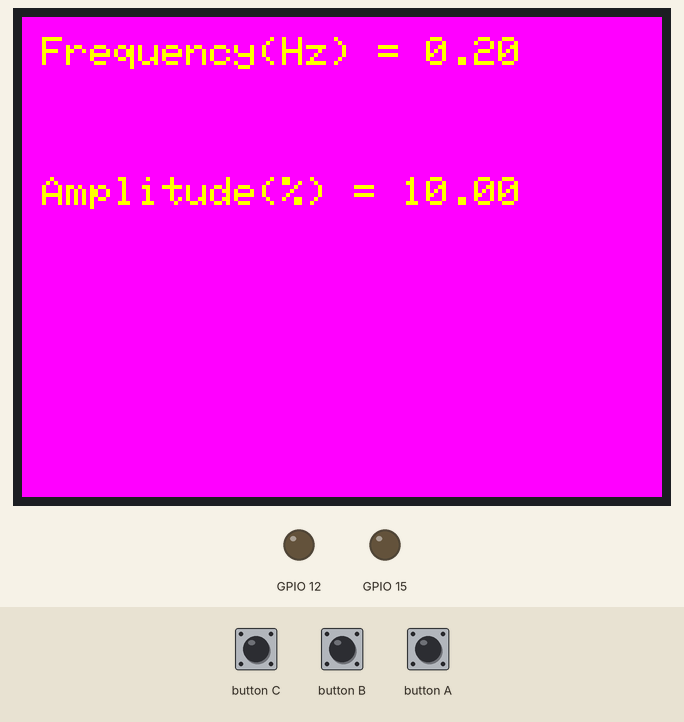
Recording of a sketch running on a simulated ESP32. Parts: 320×240 colour display, output pins drawn as LEDs (lit = HIGH). Inputs (shaded band) come from the test bench.

Above: at 1.5 s.
1.6 s: button C pressed for 0.2 s
3.3 s: button C pressed for 3.2 s
8.0 s: button B pressed for 3.2 s
Timing chart, 0 to 11.0 s (numbered marks = the images above; inputs shaded):
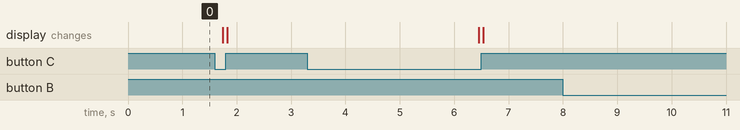

The sketch:

output_module.ino
```cpp
#include <M5Stack.h>
#include <Arduino.h>

int freqlvl = 1; //input1;
int ampllvl = 1; //input2;
float i = 0;
float j = 0;
void setup() {
  M5.begin();
  M5.Lcd.begin();
  ledcSetup(1, 1000, 8);
  ledcSetup(2, 1000, 8);
  ledcAttachPin(12, 1);
  ledcAttachPin(15, 2);
  M5.Lcd.setTextColor(YELLOW);
  M5.Lcd.setTextSize(2);  //appropriate text size to ensure text fits within the screen
}

void loop() {
  M5.update();
  M5.Lcd.fillScreen(PINK); //sets background to pink to erase previous text on screen
  M5.Lcd.setCursor(10 , 10); //set cursor to same position every time so relevant texts print on same positions as previously

//if statement to check if frequency level value is valid or not
  if(freqlvl<6 && freqlvl>0){
    i = 0.2+0.15*(freqlvl-1); //formula derived to match given specifications in MainTaskDetails_2021.pdf
    M5.Lcd.print("Frequency(Hz) = ");
    M5.Lcd.println(i);
    ledcWrite(1, 51*(freqlvl-1)); //formula derived to generate PMW signal that matches input frequency level
  } else {M5.Lcd.fillScreen(PINK); M5.Lcd.setCursor(10 , 10); M5.Lcd.print("Invalid Frequency Input");};

  M5.Lcd.setCursor(10 , 80);

  if(ampllvl<6 && ampllvl>0){
    j = ampllvl*10;
    M5.Lcd.print("Amplitude(%) = ");
    M5.Lcd.println(j);
    ledcWrite(2, 51*(ampllvl-1));
  } else {M5.Lcd.setCursor(10 , 80); M5.Lcd.print("Invalid Amplitude Input");};

  delay(100); //10ms delay is appropriate for implementing output according to changes in heartbeat&sound
}
```
